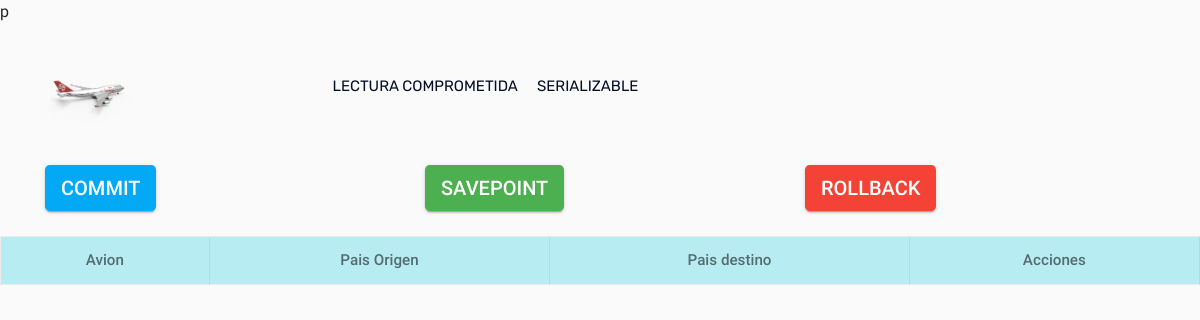
Before: /verVueloSerializable.php with the older database file.
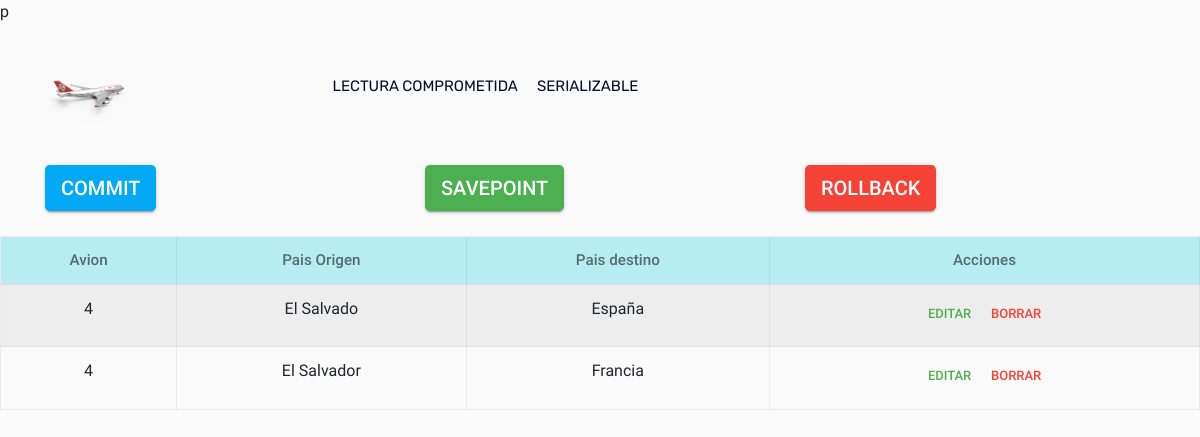
After: the same page with the newer database file.
### tables this page shows
CREATE TABLE `vuelo` (
  `idvuelo` int(11) NOT NULL,
  `idavion` int(11) NOT NULL,
  `origen` varchar(200) NOT NULL,
  `destino` varchar(200) NOT NULL,
  `estado` varchar(10) DEFAULT NULL
);

### verVueloSerializable.php (the view, shortened to what this page needs)
<!DOCTYPE html>
<html>
<head>
  <link rel="stylesheet" href="css/bootstrap.min.css">
    <link rel="stylesheet" href="css/owl.carousel.min.css">
    <link rel="stylesheet" href="css/magnific-popup.css">
    <link rel="stylesheet" href="css/font-awesome.min.css">
    <link rel="stylesheet" href="css/themify-icons.css">
    <link rel="stylesheet" href="css/nice-select.css">
    <link rel="stylesheet" href="css/flaticon.css">
    <link rel="stylesheet" href="css/gijgo.css">
    <link rel="stylesheet" href="css/animate.css">
    <link rel="stylesheet" href="css/slick.css">
    <link rel="stylesheet" href="css/slicknav.css">
    <link rel="stylesheet" href="https://ajax.googleapis.com/ajax/libs/jqueryui/1.11.2/themes/smoothness/jquery-ui.css">
    <link rel="stylesheet" href="css/style.css">
    <link rel="stylesheet" type="text/css" href="librerias/font-awesome/css/font-awesome.css">
    <link rel="stylesheet" type="text/css" href="librerias/materialbootstrap/materialicons.css">
    <link rel="stylesheet" type="text/css" href="librerias/materialbootstrap/bootstrap-material-design.css">
    <link rel="stylesheet" type="text/css" href="librerias/alertify/css/themes/default.css">
    <link rel="stylesheet" type="text/css" href="librerias/alertify/css/alertify.css">
    <link rel="stylesheet" type="text/css" href="librerias/alertify/alertify.min.js">
</head>
<body>
    p
<?php include_once('barraNavegacion.php') ?>
<div class="container">
  <div class="row">
    <div class="col-md-4">
      <button type="" class="btn btn-primary btn btn-raised btn-info btn-lg">Commit</button>
    </div>
     <div class="col-md-4">
       <button type="" class="btn btn-primary btn btn-raised btn-success btn-lg">SavePoint</button>
    </div>
     <div class="col-md-4">
      <button type=""  class="btn btn-primary btn btn-raised btn-danger btn-lg">Rollback</button>
    </div>
  </div>
</div>
               <table class="table table-bordered table-striped text-center" style="margin-top:20px;">
                  <thead>
                  <tr class="table-info">
                     <th>Avion</th>
                     <th>Pais Origen</th>
                     <th>Pais destino</th>
                     <th>Acciones</th>
                 </tr>
           </thead>
       <tbody>
        <?php
    include_once'conexion.php';
    $ver=$connect->query("SELECT * FROM vuelo");
     while($row = mysqli_fetch_array($ver)) {
    ?>
          <tr>
                     <td><?php echo $row['idavion']; ?></td>
                     <td><?php echo $row['origen']; ?></td>
                     <td><?php echo $row['destino']; ?></td>
                    <td>
                       <a href="editarVuelosSerializable.php?ir=<?php echo $row['idvuelo'];?>" class="btn btn-success btn-sm"><span class="glyphicon glyphicon-edit"></span>
                        Editar
                       </a>
                      <a href="#" class="btn btn-danger btn-sm"><span class="glyphicon glyphicon-trash"></span> Borrar</a>
                    </td>
                     <?php
                }
                    ?>
          </tr>
        </tbody>
      </table>
</body>
</html>

Changed rows visible on the page:
added vuelo: idavion "4", origen "El Salvado", destino "España"
added vuelo: idavion "4", origen "El Salvador", destino "Francia"
